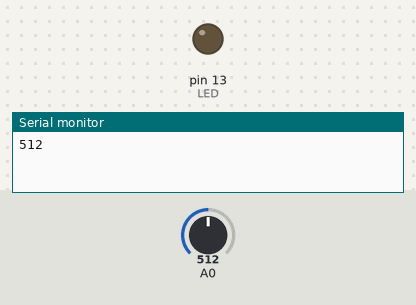
A sketch run on a simulated Arduino Uno, built with avr-gcc and run on an emulated ATmega328P. Shown: output pins drawn as LEDs (lit = HIGH), the last lines printed to the serial monitor. The test bench sets the inputs (shaded band); at power-on: A0 = 512.

Above: at 0.1 s.
At 0.6 s:
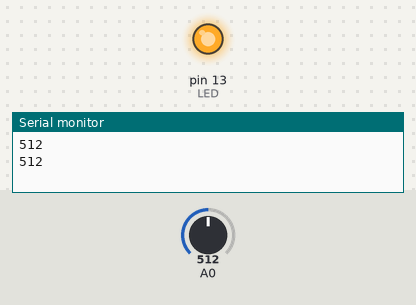
Timing chart, 0 to 2.1 s (numbered marks = the images above):
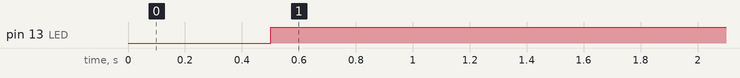

Measured:
- by itself, pin 13 (LED): LOW → HIGH at 0.50 s

The sketch:

Tutorial3_b.ino
```cpp
#include <avr/io.h>
#include <stdlib.h>
#include <util/delay.h>
#define FOSC 16000000 //Clock Speed
#define BAUD 9600
#define MYUBRR FOSC/16/BAUD-1
char buffer[5];//Output of the itoafunction

int main(void){
  // Initializing
  DDRB |=_BV(DDB5);// Configure port B, pin 13 as output, set bit 1
  DDRC =0x00;// Configure port C, pin A as input, clear bit 0
  InitADC();// Initialize the ADC
  USART_Init(MYUBRR);// Initialize Serial Communication
  uint16_t adc_value;// declare a variable for adcvalue

  while(1){
    adc_value=ReadADC(0);// Read Analog value from channel
    // Serial Communication start
    itoa(adc_value,buffer,10);
    USART_putstring(buffer);
    _delay_ms(500);;
    USART_Transmit('\n');

    if(adc_value<512){
      PORTB &=~_BV(DDB5);// LED off
      }
      else{
        PORTB |=_BV(DDB5);// LED on
      }
     }
    }
     void InitADC(){
      ADMUX=_BV(REFS0);
      // For Aref=AVcc, Can be writternas ADMUX=0x40;
      ADCSRA =_BV(ADEN)|_BV(ADPS2)|_BV(ADPS1)|_BV(ADPS0);
      // ADEN: Set to turn on ADC , by default it is turned off
      // ADPS2: ADPS2, ADPS1 and ADPS0 set to make division factor 128
      }

      uint16_t ReadADC(uint8_t ch){
        ch=ch&0b00000111;//Select ADC Channel chmust be 0-7
        ADMUX |=ch;
        ADCSRA |=_BV(ADSC);;// Start conversion, set bit 1
        while(ADCSRA &_BV(ADSC));// wait for conversion to complete
        return(ADCW);// return the value of ADC to main()
        }

        void USART_Init(uint16_t ubrr){
          // Set baud rate
          UBRR0H =(ubrr>>8);
          UBRR0L =ubrr;
          UCSR0B =(1<<RXEN0)|(1<<TXEN0);// Enable receiver and transmitter
          UCSR0C =(1<<USBS0)|(3<<UCSZ00);// Set frame format: 8 data, 2 stop bit
          }

          // This fuctionwrites the given "data" to the USART which then transmit it via TX line
          void USART_Transmit(int data){
            // Wait for empty transmit buffer
            while(!(UCSR0A &(1<<UDRE0)));// Put data into buffer, sends the data
            UDR0 =data;
            }

            void USART_putstring(char*StringPtr){
              while(*StringPtr!=0x00){
                USART_Transmit(*StringPtr);
                StringPtr++;}
             }
```
